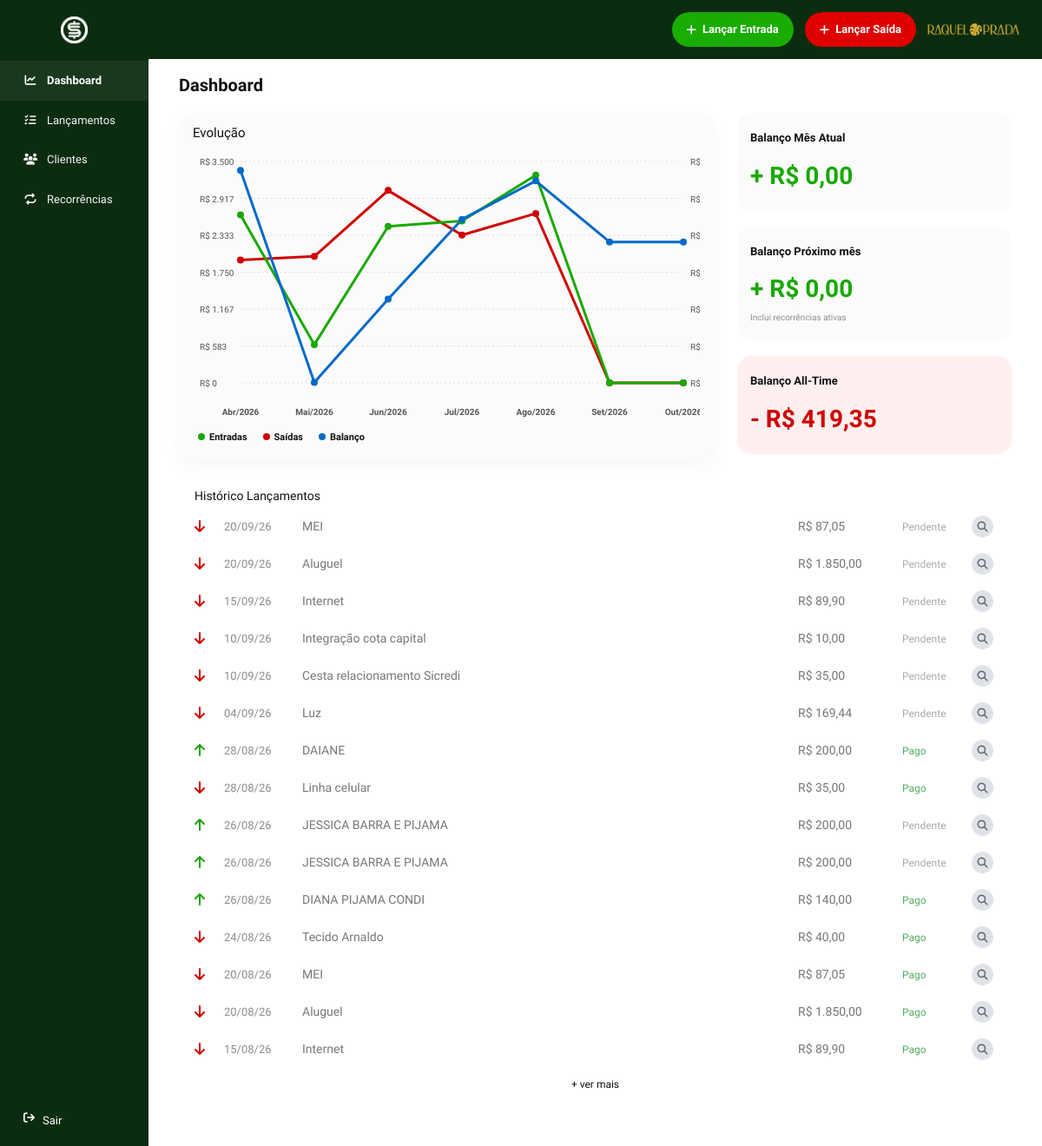
The app's page /dashboard (signed in) with its own data.
### tables this page shows
CREATE TABLE transactions (
  id BIGINT UNSIGNED AUTO_INCREMENT PRIMARY KEY,
  kind ENUM('entrada','saida') NOT NULL,
  client_id INT UNSIGNED NULL,
  item VARCHAR(190) NOT NULL,
  amount DECIMAL(12,2) NOT NULL DEFAULT 0,
  payment_method VARCHAR(40) NULL,
  installments VARCHAR(20) NULL,
  brand VARCHAR(40) NULL,
  status ENUM('Pago','Pendente') NOT NULL DEFAULT 'Pago',
  transaction_date DATE NULL,
  period_month DATE NOT NULL,
  notes TEXT NULL,
  installment_group CHAR(32) NULL,
  installment_number TINYINT UNSIGNED NULL,
  installment_total TINYINT UNSIGNED NULL,
  original_date DATE NULL,
  created_at TIMESTAMP NOT NULL DEFAULT CURRENT_TIMESTAMP,
  INDEX idx_transactions_period(period_month),
  INDEX idx_transactions_kind(kind),
  INDEX idx_transactions_due(transaction_date,status,payment_method),
  INDEX idx_transactions_group(installment_group),
  CONSTRAINT fk_transactions_client FOREIGN KEY(client_id) REFERENCES clients(id) ON DELETE SET NULL
);

### app/controllers/DashboardController.php (called while the page is built, shortened)
<?php
class DashboardController {
    public function index(): void {
        $tx=new Transaction(db());
        $current=date('Y-m-01');
        $evolution=$tx->evolution($current);
        $currentRow=$evolution[5];
$nextRow=$evolution[6];
$alltime=$tx->allTime($current);
        $latest=$tx->latest(15);
        $page='dashboard';
        require __DIR__.'/../views/dashboard/index.php';
    }
}

### app/helpers/helpers.php (called while the page is built, shortened)
<?php
function e(mixed $value): string {
    return htmlspecialchars((string)$value, ENT_QUOTES, 'UTF-8');
}
function money(float|int|null $value): string {
    return 'R$ ' . number_format((float)$value, 2, ',', '.');
}
function money_signed(float|int|null $value): string {
    $n = (float)$value;
    return ($n >= 0 ? '+ ' : '- ') . money(abs($n));
}
function date_br(?string $date): string {
    return $date ? date('d/m/y', strtotime($date)) : '';
}
function month_label(string $ymd): string {
    $months = ['jan','fev','mar','abr','mai','jun','jul','ago','set','out','nov','dez'];
    $t = strtotime($ymd);
    return ucfirst($months[(int)date('n', $t) - 1]) . '/' . date('Y', $t);
}
function month_start(?string $value): string {
    if ($value && preg_match('/^\d{4}-\d{2}/', $value)) {
        $ts = strtotime(substr($value, 0, 7) . '-01');
        if ($ts !== false) return date('Y-m-01', $ts);
    }
    return date('Y-m-01');
}
function base_url(): string {
    $script = str_replace('\\', '/', $_SERVER['SCRIPT_NAME'] ?? '/index.php');
    $dir = rtrim(str_replace('/index.php', '', $script), '/');
    return $dir === '/' ? '' : $dir;
}
function url(string $route, array $query = []): string {
    $path = base_url() . '/' . ltrim($route, '/');
    return $path;
}
function asset_url(string $path): string { return base_url() . '/public/assets/' . ltrim($path, '/'); }

### config/database.php (called while the page is built, shortened)
<?php
function db(): PDO {
    static $pdo = null;
    if ($pdo instanceof PDO) return $pdo;
    $dsn = sprintf('mysql:host=%s;port=%s;dbname=%s;charset=utf8mb4', DB_HOST, DB_PORT, DB_NAME);
    $pdo = new PDO($dsn, DB_USER, DB_PASS, [
        PDO::ATTR_ERRMODE => PDO::ERRMODE_EXCEPTION,
        PDO::ATTR_DEFAULT_FETCH_MODE => PDO::FETCH_ASSOC,
        PDO::ATTR_EMULATE_PREPARES => false,
    ]);
    return $pdo;
}

### app/models/Transaction.php (called while the page is built, shortened)
<?php
class Transaction {
    public function evolution(string $currentMonth): array {
        $start = (new DateTime(month_start($currentMonth)))->modify('-5 months');
        $months = [];
        $st = $this->db->prepare("
            SELECT
                kind,
                COALESCE(
                    SUM(
                        CASE
                            WHEN status = 'Pago' THEN amount
                            ELSE 0
                        END
                    ),
                    0
                ) AS paid_total,
                COALESCE(SUM(amount), 0) AS total
            FROM transactions
            WHERE period_month = ?
            GROUP BY kind
        ");
        for ($i = 0; $i < 7; $i++) {
            $m = $start->format('Y-m-01');
            $in = 0.0;
            $out = 0.0;
            $st->execute([$m]);
            foreach ($st->fetchAll() as $row) {
                if ($i === 6) {
                    $value = (float) $row['total'];
                }
                else {
                    $value = (float) $row['paid_total'];
                }
                if ($row['kind'] === 'entrada') {
                    $in = $value;
                } else {
                    $out = $value;
                }
            }
            $months[] = [
                'month'    => $m,
                'label'    => month_label($m),
                'entrada'  => $in,
                'saida'    => $out,
                'balanco'  => $in - $out
            ];
            $start->modify('+1 month');
        }
        return $months;
    }
    public function allTime(string $throughMonth): float {
        $st=$this->db->prepare("
            SELECT COALESCE(
                SUM(
                    CASE
                        WHEN kind='entrada' AND status='Pago' THEN amount
                        WHEN kind='saida' AND status='Pago' THEN -amount
                        ELSE 0
                    END
                ),
                0
            )
            FROM transactions
            WHERE period_month<=?
        ");
        $st->execute([month_start($throughMonth)]);
        return (float)$st->fetchColumn();
    }
    public function latest(int $limit=15): array {
        $limit=max(1,min(50,$limit));
        return $this->db->query("SELECT t.*, c.name AS client_name FROM transactions t LEFT JOIN clients c ON c.id=t.client_id ORDER BY t.transaction_date DESC, t.id DESC LIMIT {$limit}")->fetchAll();
    }
}

### app/views/dashboard/index.php (the view, shortened to what this page needs)
<?php require __DIR__ . '/../layouts/header.php'; ?>
<div class="page-title">
    <h1>Dashboard</h1>
</div>
<div class="dashboard-grid">
    <section class="panel chart-panel">
        <h2>Evolução</h2>
        <div class="chart-wrap">
            <div id="evolutionChart" class="evolution-chart"></div>
        </div>
        <div class="chart-legend">
            <span class="legend-entry">Entradas</span>
            <span class="legend-exit">Saídas</span>
            <span class="legend-balance">Balanço</span>
        </div>
    </section>
    <aside class="kpi-stack">
        <div class="kpi-card">
            <div class="kpi-label">Balanço Mês Atual</div>
            <div class="kpi-value <?= $currentRow['balanco'] >= 0 ? 'positive' : 'negative' ?>">
                <?= e(money_signed($currentRow['balanco'])) ?>
            </div>
        </div>
        <div class="kpi-card">
            <div class="kpi-label">Balanço Próximo mês</div>
            <div class="kpi-value <?= $nextRow['balanco'] >= 0 ? 'positive' : 'negative' ?>">
                <?= e(money_signed($nextRow['balanco'])) ?>
            </div>
            <div class="kpi-note">Inclui recorrências ativas</div>
        </div>
        <div class="kpi-card alltime">
            <div class="kpi-label">Balanço All-Time</div>
            <div class="kpi-value <?= $alltime >= 0 ? 'positive' : 'negative' ?>">
                <?= e(money_signed($alltime)) ?>
            </div>
        </div>
    </aside>
</div>
<section class="history panel">
    <div class="section-heading">
        <h2>Histórico Lançamentos</h2>
    </div>
    <?php foreach ($latest as $row): ?>
        <div class="history-row">
            <span class="flow-icon <?= $row['kind'] === 'entrada' ? 'in' : 'out' ?>">
                <i class="fa-solid <?= $row['kind'] === 'entrada' ? 'fa-arrow-up' : 'fa-arrow-down' ?>"></i>
            </span>
            <span class="history-date"><?= e(date_br($row['transaction_date'])) ?></span>
            <span class="history-name"><?= e($row['client_name'] ?: $row['item']) ?></span>
            <span class="history-amount"><?= e(money($row['amount'])) ?></span>
            <span class="history-status <?= $row['status'] === 'Pago' ? 'paid' : 'pending' ?>">
                <?= e($row['status']) ?>
            </span>
            <a class="circle-search" href="<?= e(url($row['kind'])) ?>?id=<?= (int) $row['id'] ?>" aria-label="Ver lançamento">
                <i class="fa-solid fa-magnifying-glass"></i>
            </a>
        </div>
    <?php endforeach; ?>
    <a class="more-link" href="<?= e(url('lancamentos')) ?>">+ ver mais</a>
</section>
<?php
require __DIR__ . '/../layouts/footer.php';
?>

### index.php (shortened to what this page needs)
<?php
require_once __DIR__.'/app/models/Transaction.php';
require_once __DIR__.'/app/controllers/DashboardController.php';
$path=parse_url($_SERVER['REQUEST_URI']??'/',PHP_URL_PATH) ?: '/';
$path='/'.trim($path,'/');
$route=$path==='/'?'/login':$path;
switch($route){
    case '/dashboard': (new DashboardController())->index(); break;
}

### app/views/layouts/header.php (shortened to what this page needs)
<!doctype html>
<html lang="pt-BR">
<head>
    <link href="https://cdn.jsdelivr.net/npm/bootstrap@5.3.8/dist/css/bootstrap.min.css" rel="stylesheet">
    <link rel="stylesheet" href="<?= e(asset_url('css/style.css')) ?>">
    <link rel="stylesheet" href="https://use.fontawesome.com/releases/v6.7.2/css/all.css">
    <link rel="stylesheet" href="https://unpkg.com/tippy.js@6/animations/shift-away.css">
</head>
<body class="app-body">
<div class="app-shell">
    <aside class="sidebar">
        <a class="sidebar-brand" href="<?= e(url('dashboard')) ?>" aria-label="confi">
            <span class="brand-mark"><img class="client-logo" src="<?= e(asset_url('img/confi_icon.png')) ?>" alt="<?= e(APP_CLIENT) ?>"></span>
        </a>
        <nav class="side-nav">
            <a class="<?= $page === 'dashboard' ? 'active' : '' ?>" href="<?= e(url('dashboard')) ?>"><i class="fa-solid fa-chart-line"></i><span>Dashboard</span></a>
            <a class="<?= $page === 'lancamentos' ? 'active' : '' ?>" href="<?= e(url('lancamentos')) ?>"><i class="fa-solid fa-list-check"></i><span>Lançamentos</span></a>
            <a class="<?= $page === 'clientes' ? 'active' : '' ?>" href="<?= e(url('clientes')) ?>"><i class="fa-solid fa-users"></i><span>Clientes</span></a>
            <a class="<?= $page === 'recorrencias' ? 'active' : '' ?>" href="<?= e(url('recorrencias')) ?>"><i class="fa-solid fa-repeat"></i><span>Recorrências</span></a>
        </nav>
        <a class="side-logout" href="<?= e(url('logout')) ?>"><i class="fa-solid fa-arrow-right-from-bracket"></i><span>Sair</span></a>
    </aside>
    <div class="main-wrap">
        <header class="topbar">
            <div class="top-actions">
                <a href="<?= e(url('entrada')) ?>" class="btn btn-green"><i class="fa-solid fa-plus"></i> Lançar Entrada</a>
                <a href="<?= e(url('saida')) ?>" class="btn btn-red"><i class="fa-solid fa-plus"></i> Lançar Saída</a>
                <img class="client-logo" src="<?= e(asset_url('img/client-logo.png')) ?>" alt="<?= e(APP_CLIENT) ?>">
            </div>
        </header>
        <main class="content">

### app/views/layouts/footer.php (shortened to what this page needs)
        </main>
    </div>
</div>
</body>
</html>

### public/assets/css/style.css (style rules this page uses)
:root { --green: #0c2c10; --green2: #16ad00; --red: #d00000; --blue: #0867c7; --text: #101114; --muted: #727780; --line: #e2e4e7; --soft: #fafafa; --shadow: 0 8px 24px rgba(0, 0, 0, 0.04); }
* { box-sizing: border-box; }
html, body { margin: 0; min-height: 100%; font-family: "Geist", sans-serif; color: var(--text); background: #fff; }
body { font-size: 14px; }
a { text-decoration: none; color: inherit; }
.app-shell { min-height: 100vh; display: flex; }
.sidebar { position: fixed; left: 0; top: 0; bottom: 0; width: 171px; background: var(--green); color: #fff; display: flex; flex-direction: column; z-index: 20; }
.sidebar-brand { height: 68px; display: flex; align-items: center; justify-content: center; }
.brand-mark { display: inline-flex; width: 29px; height: 29px; border: 2px solid currentColor; border-radius: 50%; align-items: center; justify-content: center; font-size: 14px; }
.side-nav { display: flex; flex-direction: column; margin-top: 2px; }
.side-nav a { display: flex; align-items: center; gap: 11px; padding: 13px 27px; color: #fff; font-size: 13px; opacity: 0.95; }
.side-nav a i { width: 16px; text-align: center; }
.side-nav a.active, .side-nav a:hover { background: rgba(255, 255, 255, 0.06); opacity: 1; font-weight: 700; }
.side-logout { margin-top: auto; padding: 20px 27px; display: flex; gap: 9px; font-size: 13px; }
.main-wrap { margin-left: 171px; width: calc(100% - 171px); min-height: 100vh; }
.topbar { height: 68px; background: var(--green); color: #fff; display: flex; align-items: center; justify-content: end; padding: 0 26px; }
.top-actions { display: flex; align-items: center; gap: 13px; }
.client-logo { width: 106px; height: 31px; object-fit: contain; }
.content { width: 100%; max-width: none; min-width: 0; padding: 18px 35px 50px; box-sizing: border-box; }
.btn { display: inline-flex; align-items: center; justify-content: center; gap: 7px; border: 0; border-radius: 24px; padding: 10px 17px; min-height: 40px; font-weight: 700; font-size: 13px; cursor: pointer; transition: 0.15s ease; }
.btn-green { background: #18ad00; color: #fff; }
.btn-red { background: #df0000; color: #fff; }
.page-title { display: flex; align-items: center; justify-content: space-between; margin-bottom: 20px; }
.page-title h1 { margin: 0; font-size: 20px; font-weight: 800; }
.panel { background: #fff; border-radius: 16px; }
.dashboard-grid { display: grid; grid-template-columns: minmax(0, 1fr) 316px; gap: 27px; }
.chart-panel { padding: 14px 16px 11px; background: #fbfbfb; box-shadow: var(--shadow); }
.chart-panel h2 { margin: 0 0 4px; font-size: 15px; }
.chart-wrap { overflow: hidden; }
.evolution-chart { width: 100%; min-width: 620px; height: 330px; }
.chart-legend { display: flex; gap: 18px; padding: 0 6px 5px; font-size: 11px; font-weight: 700; }
.chart-legend span:before { content: ''; display: inline-block; width: 8px; height: 8px; border-radius: 50%; margin-right: 5px; }
.legend-entry:before { background: #19a900; }
.legend-exit:before { background: #d00000; }
.legend-balance:before { background: #006ac9; }
.kpi-stack { display: flex; flex-direction: column; gap: 18px; }
.kpi-card { background: #fbfbfb; border-radius: 16px; padding: 19px 15px; min-height: 104px; }
.kpi-card.alltime { background: #ffefef; }
.kpi-label { font-weight: 800; font-size: 13px; }
.kpi-value { font-size: 28px; font-weight: 800; margin-top: 13px; }
.positive { color: #17a900; }
.negative { color: #d00000; }
.kpi-note { font-size: 10px; color: #8a8d92; margin-top: 4px; }
.history { margin-top: 30px; padding: 4px 18px 0; }
.section-heading h2 { font-size: 14px; margin: 0 0 6px; }
.history-row { display: grid; grid-template-columns: 26px 82px minmax(0, 1fr) 112px 72px 28px; gap: 8px; align-items: center; padding: 9px 0; }
.flow-icon { font-size: 16px; }
.flow-icon.in { color: #16a600; }
.flow-icon.out { color: #d00000; }
.history-date { color: #8a8d92; font-size: 13px; white-space: nowrap; }
.history-name, .history-amount { color: #777; }
.history-status { font-size: 12px; }
.paid { color: #52ad62; }
.pending { color: #aaa; }
.circle-search, .circle-delete { width: 25px; height: 25px; display: inline-flex; align-items: center; justify-content: center; border-radius: 50%; border: 0; cursor: pointer; }
.circle-search { background: #dfe3e7; color: #616a73; font-size: 12px; }
.more-link { display: block; text-align: center; font-size: 12px; padding: 10px 0 12px; }
::placeholder { color: #ccc; opacity: 1; }

### records on screen
transactions: transaction_date "20/09/26", item "MEI", amount "R$ 87,05", status "Pendente"
transactions: transaction_date "20/09/26", item "Aluguel", amount "R$ 1.850,00", status "Pendente"
transactions: transaction_date "15/09/26", item "Internet", amount "R$ 89,90", status "Pendente"
transactions: transaction_date "10/09/26", item "Integração cota capital", amount "R$ 10,00", status "Pendente"
transactions: transaction_date "10/09/26", item "Cesta relacionamento Sicredi", amount "R$ 35,00", status "Pendente"
transactions: transaction_date "04/09/26", item "Luz", amount "R$ 169,44", status "Pendente"
transactions: transaction_date "28/08/26", item "DAIANE", amount "R$ 200,00", status "Pago"
transactions: transaction_date "28/08/26", item "Linha celular", amount "R$ 35,00", status "Pago"
transactions: transaction_date "26/08/26", item "JESSICA BARRA E PIJAMA", amount "R$ 200,00", status "Pendente"
transactions: transaction_date "26/08/26", item "JESSICA BARRA E PIJAMA", amount "R$ 200,00", status "Pendente"
transactions: transaction_date "26/08/26", item "DIANA PIJAMA CONDI", amount "R$ 140,00", status "Pago"
transactions: transaction_date "24/08/26", item "Tecido Arnaldo", amount "R$ 40,00", status "Pago"
transactions: transaction_date "20/08/26", item "MEI", amount "R$ 87,05", status "Pago"
transactions: transaction_date "20/08/26", item "Aluguel", amount "R$ 1.850,00", status "Pago"
transactions: transaction_date "15/08/26", item "Internet", amount "R$ 89,90", status "Pago"

### other values on screen
money_signed($currentRow['balanco']) "+ R$ 0,00"
money_signed($nextRow['balanco']) "+ R$ 0,00"
money_signed($alltime) "- R$ 419,35"
